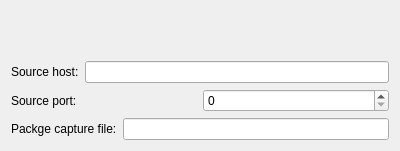
<?xml version="1.0" encoding="UTF-8"?>
<ui version="4.0">
 <class>CParameterSSHTunnelUI</class>
 <widget class="QWidget" name="CParameterSSHTunnelUI">
  <property name="geometry">
   <rect>
    <x>0</x>
    <y>0</y>
    <width>400</width>
    <height>151</height>
   </rect>
  </property>
  <property name="windowTitle">
   <string>Form</string>
  </property>
  <layout class="QGridLayout" name="gridLayout">
   <item row="0" column="0">
    <widget class="CParameterNetUI" name="wNet" native="true"/>
   </item>
   <item row="1" column="0">
    <layout class="QHBoxLayout" name="horizontalLayout">
     <item>
      <widget class="QLabel" name="label">
       <property name="text">
        <string>Source host:</string>
       </property>
      </widget>
     </item>
     <item>
      <widget class="QLineEdit" name="leSourceHost"/>
     </item>
    </layout>
   </item>
   <item row="2" column="0">
    <layout class="QHBoxLayout" name="horizontalLayout_2">
     <item>
      <widget class="QLabel" name="label_2">
       <property name="text">
        <string>Source port:</string>
       </property>
      </widget>
     </item>
     <item>
      <widget class="QSpinBox" name="sbSourcePort">
       <property name="maximum">
        <number>65536</number>
       </property>
      </widget>
     </item>
    </layout>
   </item>
   <item row="3" column="0">
    <layout class="QHBoxLayout" name="horizontalLayout_3">
     <item>
      <widget class="QLabel" name="label_3">
       <property name="text">
        <string>Packge capture file:</string>
       </property>
      </widget>
     </item>
     <item>
      <widget class="QLineEdit" name="lePcapFile"/>
     </item>
    </layout>
   </item>
  </layout>
 </widget>
 <customwidgets>
  <customwidget>
   <class>CParameterNetUI</class>
   <extends>QWidget</extends>
   <header location="global">ParameterNetUI.h</header>
   <container>1</container>
  </customwidget>
 </customwidgets>
 <resources/>
 <connections/>
</ui>
